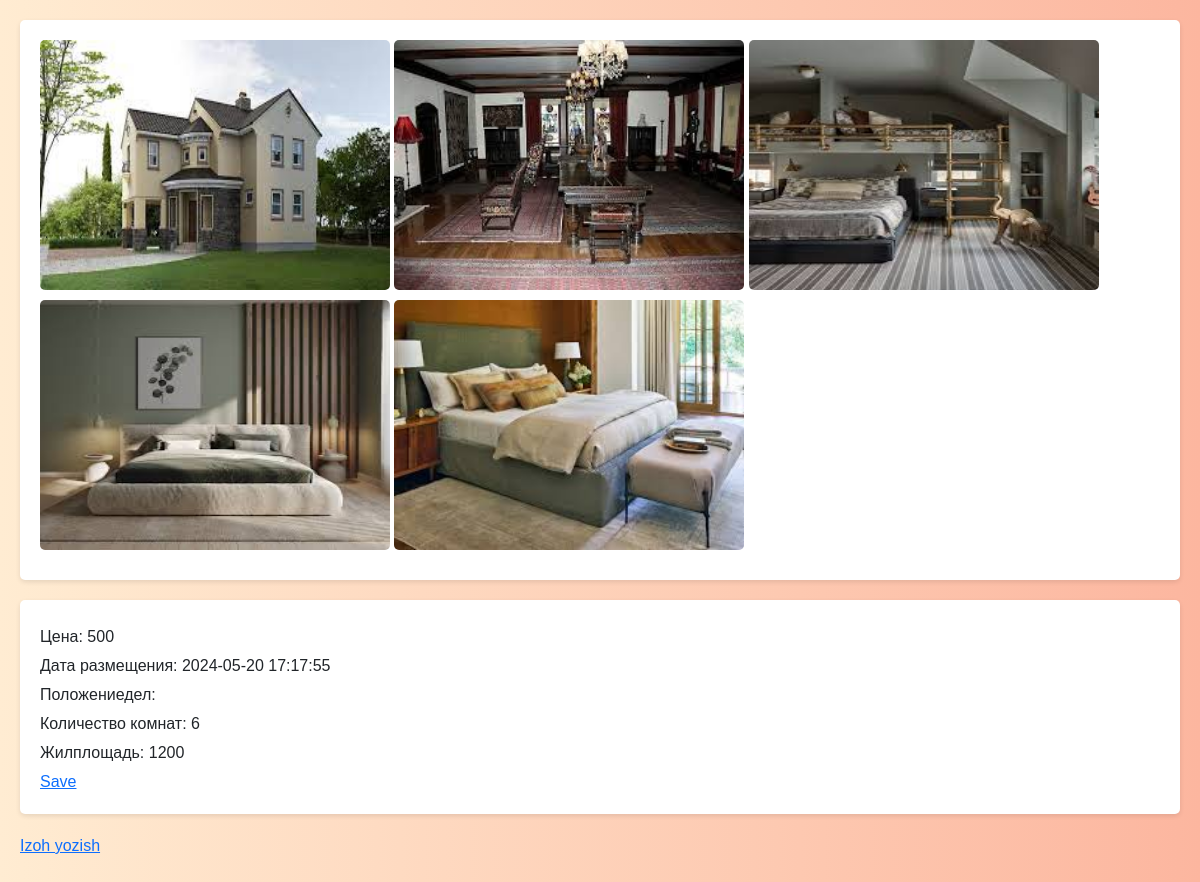
The page /detail/2/ on the database its author committed.
### page_1/models.py (models this page shows, shortened)
class UyRasmlari(models.Model):
    id = models.BigAutoField(primary_key=True)
    xususiyat_id= models.ForeignKey(Xususiyati, on_delete=models.CASCADE)
    picture = models.ImageField(default='default.jpg')

class Xususiyati(models.Model):
    uy = models.ForeignKey(Uylar, on_delete=models.CASCADE)
    vazifasi = models.ForeignKey(Vazifalar, on_delete=models.CASCADE)
    narxi = models.CharField(max_length=255)
    sana = models.DateTimeField(default=datetime.now(), blank=True)
    star = models.ForeignKey(Stars, on_delete=models.CASCADE)
    defaultimage = models.ImageField(default='defaulthome.jpg')

class Uylar(models.Model):
    mijoz_id= models.ForeignKey(Mijoz, on_delete=models.CASCADE)
    holati = models.TextField()
    yashash_maydoni = models.CharField(max_length=255)
    xonalar_soni = models.BigIntegerField()
    joylashuvi = models.CharField(max_length=255)

### page_1/views.py (the view, shortened to what this page needs)
# urls.py: path('detail/<a>/', detail_home.as_view(), name='detail_home'),
class detail_home(View):
    def get(self, request, a):
        review_form = ReviewForm()
        uy = Xususiyati.objects.get(id=a).uy
        sharxlar = Review.objects.filter(uy_id=uy.id)
        xususiyat = Xususiyati.objects.get(pk=a)
        Uy_picture = UyRasmlari.objects.filter(xususiyat_id=a)
        return render(request, 'detail_img.html', {'Uy_picture':Uy_picture, "xususiyat":xususiyat,'form': review_form,'sharxlar': sharxlar})

### templates/detail_img.html (shortened to what this page needs)
<!DOCTYPE html>
<html lang="en">
<head>
    <link href="https://cdn.jsdelivr.net/npm/bootstrap@5.3.3/dist/css/bootstrap.min.css" rel="stylesheet">
</head>
<body>
    <div>
        {% for i in Uy_picture %}
            <img src="{{ i.picture.url }}">
        {% endfor %}
    </div>
    <div>
        <p>Цена: {{ xususiyat.narxi }}</p>
        <p>Дата размещения: {{ xususiyat.sana |date:"Y-m-d H:i:s" }}</p>
        <p>Положениедел: {{ xususiyat.uy.положениедел }}</p>
        <p>Количество комнат: {{ xususiyat.uy.xonalar_soni }}</p>
        <p>Жилплощадь: {{ xususiyat.uy.yashash_maydoni }}</p>
        <a href="{% url 'download_word' xususiyat.id %}">Save</a>
    </div>
{% if user.is_authenticated %}
    <div class="row">
        <div class="col-4">
            <form method="post">
                {% csrf_token %}
                {{ form.as_p }}
                <button class="btn btn-primary mb-4" type="submit">Send</button>
            </form>
        </div>
    </div>
    {% for sharx in sharxlar %}
        <div>
            <b>{{ sharx.user_id.username }}</b>
            <p class="mt-2 ms-4">
                {{ sharx.description }}
            </p>
        </div>
    {% endfor %}
    {% else %}
        <p>
            <a href="{% url 'login' %}">Izoh yozish</a>
        </p>
    {% endif %}
</body>
</html>

### templates/detail_img.html (style rules this page uses)
body { font-family: Arial, sans-serif; background-color: #f0f0f0; padding: 20px; }
div { background-color: #fff; border-radius: 5px; box-shadow: 0 2px 5px rgba(0, 0, 0, 0.1); padding: 20px; margin-bottom: 20px; }
img { width: 350px; height: 250px; border-radius: 5px; margin-bottom: 10px; }
p { margin: 5px 0; }
body { background: linear-gradient(to right, #ffecd2 0%, #fcb69f 100%); }

### rows shown on the page
UyRasmlari: picture (picture)
UyRasmlari: picture (picture)
UyRasmlari: picture (picture)
UyRasmlari: picture (picture)
UyRasmlari: picture (picture)
Xususiyati: narxi "500", sana "2024-05-20 17:17:55", uy.xonalar_soni "6", uy.yashash_maydoni "1200"
